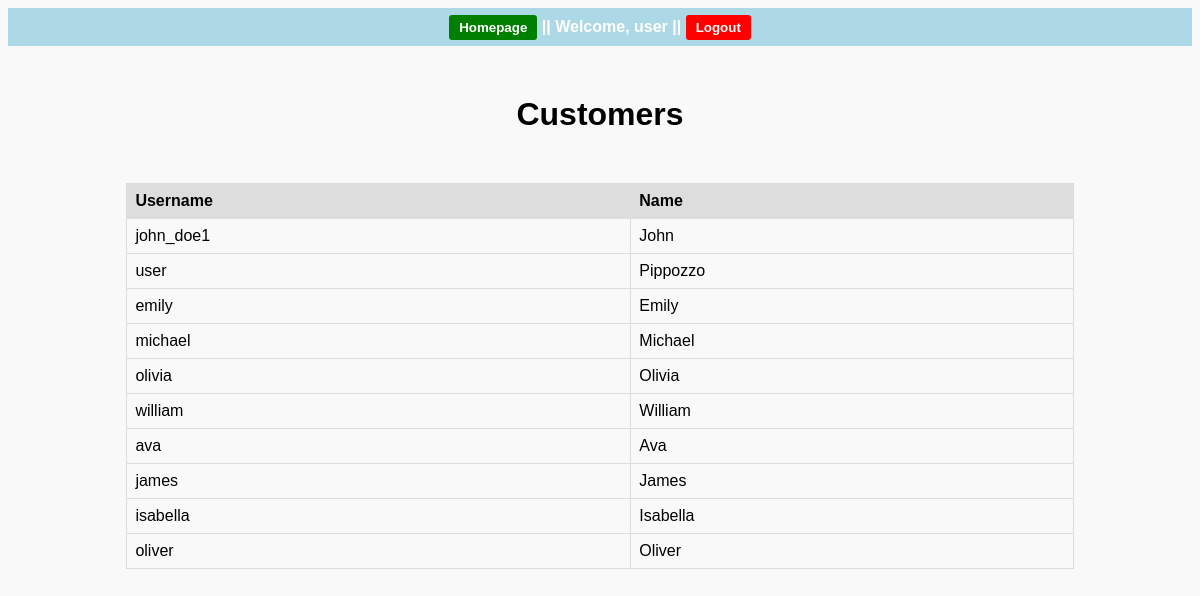
/php/all_users.php (signed in), run on the app's committed database.
### tables this page shows
CREATE TABLE customers (
  customer_id INT PRIMARY KEY AUTO_INCREMENT,
  username VARCHAR(255) NOT NULL UNIQUE,
  first_name VARCHAR(255) NOT NULL,
  password VARCHAR(255) NOT NULL
);

### php/all_users.php (the view, shortened to what this page needs)
<?php
  include 'login_info.php';
?>
<html>
  <head>
  </head>
  <body>
    <h1>Customers</h1>
    <table>
      <tr>
        <th>Username</th>
        <th>Name</th>
      </tr>
      <?php
        $servername = "db";
        $username = "root";
        $password = "password";
        $dbname = "xss_e_commerce";
        $conn = new mysqli($servername, $username, $password, $dbname);
        $query = "SELECT username,first_name FROM customers";
        $result = $conn->query($query);
        if ($result->num_rows > 0) {
          while($row = $result->fetch_assoc()) {
            echo "<tr>";
            echo "<td>" . $row["username"]. "</td>";
            echo "<td>" . $row["first_name"]. "</td>";
            echo "</tr>";
          }
        } else {
            echo "0 results";
        }
      ?>
    </table>
  </body>
</html>

### php/all_users.php (style rules this page uses)
body { background-color: #F9F9F9; font-family: Arial, sans-serif; }
h1 { text-align: center; margin: 50px 0; }
table { width: 80%; margin: 0 auto; border-collapse: collapse; }
th, td { border: 1px solid #dddddd; padding: 8px; text-align: left; }
th { background-color: #dddddd; }

### data on the page
customers: username "john_doe1", first_name "John"
customers: username "user", first_name "Pippozzo"
customers: username "emily", first_name "Emily"
customers: username "michael", first_name "Michael"
customers: username "olivia", first_name "Olivia"
customers: username "william", first_name "William"
customers: username "ava", first_name "Ava"
customers: username "james", first_name "James"
customers: username "isabella", first_name "Isabella"
customers: username "oliver", first_name "Oliver"

### other printed values
$_SESSION['username'] "user"
